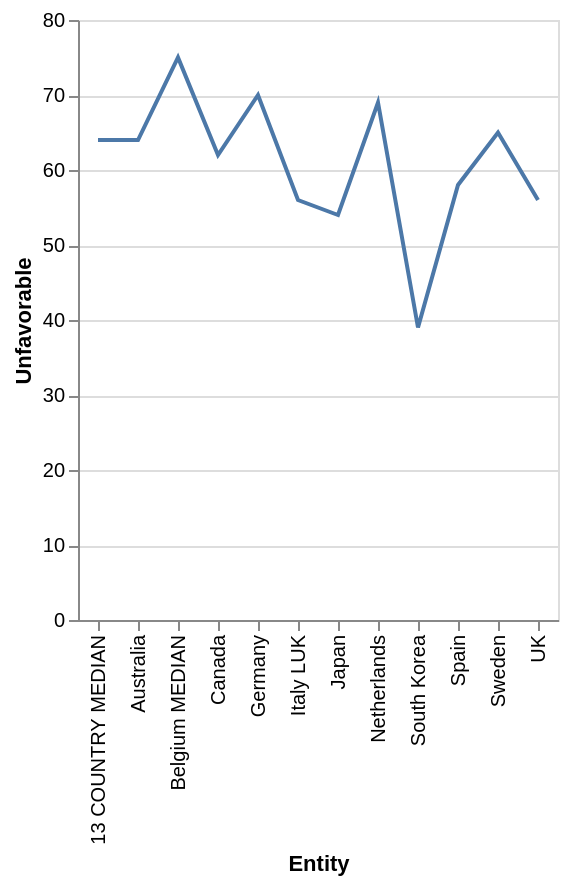

This figure's Vega-Lite source:
### Vega-Lite specification from a JSON file in a GitHub repository (floating-point values rounded to 4 significant figures)
{"$schema": "https://vega.github.io/schema/vega-lite/v5.json", "description": "Line chart auto-generated from CSV", "data": {"values": [{"Entity": "13 COUNTRY MEDIAN", "Unfavorable": "64", "Favorable": "34.0"}, {"Entity": "Australia", "Unfavorable": "64", "Favorable": "nan"}, {"Entity": "Japan", "Unfavorable": "54", "Favorable": "nan"}, {"Entity": "South Korea", "Unfavorable": "39", "Favorable": "59.0"}, {"Entity": "Belgium MEDIAN", "Unfavorable": "75", "Favorable": "65.0"}, {"Entity": "Germany", "Unfavorable": "70", "Favorable": "26.0"}, {"Entity": "Netherlands", "Unfavorable": "69", "Favorable": "30.0"}, {"Entity": "Sweden", "Unfavorable": "65", "Favorable": "33.0"}, {"Entity": "Spain", "Unfavorable": "58", "Favorable": "40.0"}, {"Entity": "UK", "Unfavorable": "56", "Favorable": "nan"}, {"Entity": "Italy LUK", "Unfavorable": "56", "Favorable": "55.0"}, {"Entity": "Canada", "Unfavorable": "62", "Favorable": "35.0"}]}, "mark": "line", "encoding": {"x": {"field": "Entity", "type": "ordinal"}, "y": {"field": "Unfavorable", "type": "quantitative"}}}
